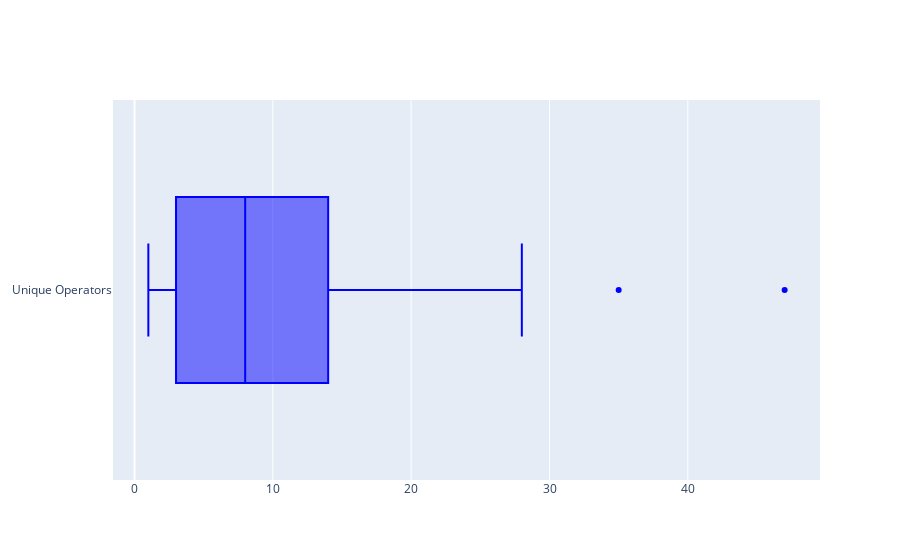

The notebook cell this image was saved under:
### Code cell
trace1 = go.Box(
    x = data.uniq_Op,
    name = 'Unique Operators',
    marker = dict(color = 'blue')
    )
box_data = [trace1]
iplot(box_data)

### Figure 1 — Plotly figure (JSON) as saved in the notebook; plotly's stock layout.template omitted (floating-point values rounded to 4 significant figures; data arrays with more than 128 entries replaced by an {"elided": "..."} marker saying what was removed)
{"data": [{"marker": {"color": "blue"}, "name": "Unique Operators", "type": "box", "x": {"elided": "522 float values"}}], "layout": {}}
